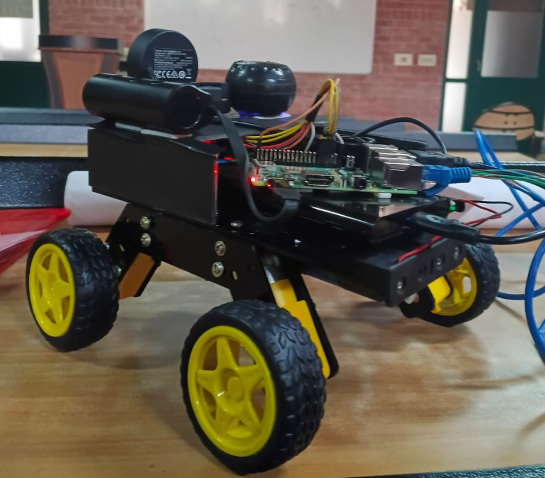
#> input picture Robot_Image1.png, 545 x 478 px, given in place of the camera
$ python camera.py
#> lines starting #> are read from the running program, lines starting #| are printed output that depends on the picture; after the words box and inside, x2 and y2 are one past the last pixel; in counts of white or black regions, pixels touching at a corner belong together
import cv2
import numpy as np

# Open Camera
camera = cv2.VideoCapture(0)

# Check camera
if not camera.isOpened():
    print("Camera not detected")
    exit()

print("Smart Surveillance Camera Started")

while True:

    # Read Frame
    ret, frame = camera.read()
#> frame is the input picture: shape (478, 545, 3); mean B, G, R 78.4, 91.4, 97.9

    if not ret:
        print("Failed to capture frame")
        break

    # Convert to HSV for color detection
    hsv = cv2.cvtColor(frame, cv2.COLOR_BGR2HSV)
#> hsv: shape (478, 545, 3); mean H, S, V 55.5, 82.2, 105.6

    # Red Color Range
    lower_red = np.array([0, 120, 70])
    upper_red = np.array([10, 255, 255])

    # Detect Red Color
    mask = cv2.inRange(hsv, lower_red, upper_red)
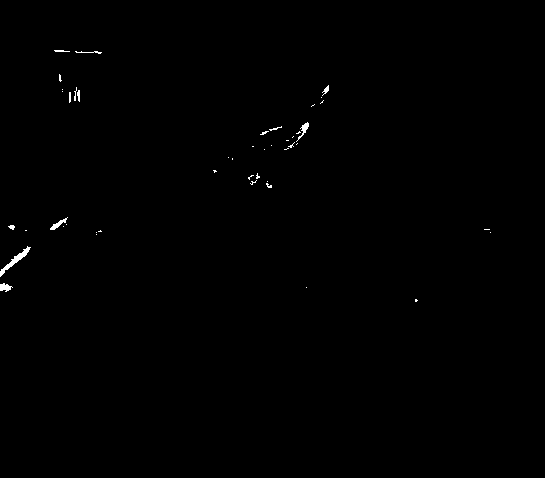
#> mask: shape (478, 545); 0.3% white; 46 white regions (34 under 20 px)

    # Find contours
    contours, _ = cv2.findContours(
        mask,
        cv2.RETR_TREE,
        cv2.CHAIN_APPROX_SIMPLE
    )
#> contours = 46 contours, 42 with area under 20; largest, box (x1, y1, x2, y2) and area: (0, 246, 31, 277) 148, (0, 283, 13, 292) 54, (50, 217, 68, 230) 52, (296, 122, 309, 142) 48

    detected_color = "No Color Detected"

    for contour in contours:

        area = cv2.contourArea(contour)

        if area > 1000:

            x, y, w, h = cv2.boundingRect(contour)

            # Draw Rectangle
            cv2.rectangle(
                frame,
                (x, y),
                (x + w, y + h),
                (0, 0, 255),
                2
            )

            detected_color = "Red Color Detected"

            cv2.putText(
                frame,
                detected_color,
                (x, y - 10),
                cv2.FONT_HERSHEY_SIMPLEX,
                0.7,
                (0, 0, 255),
                2
            )
#> this loop made 46 passes
#> area on passes 3, 4, 14, 34: 53.5, 148, 52.5, 47.5

    # Display Status
    cv2.putText(
        frame,
        "Smart Surveillance Robot",
        (20, 40),
        cv2.FONT_HERSHEY_SIMPLEX,
        1,
        (255, 255, 255),
        2
    )
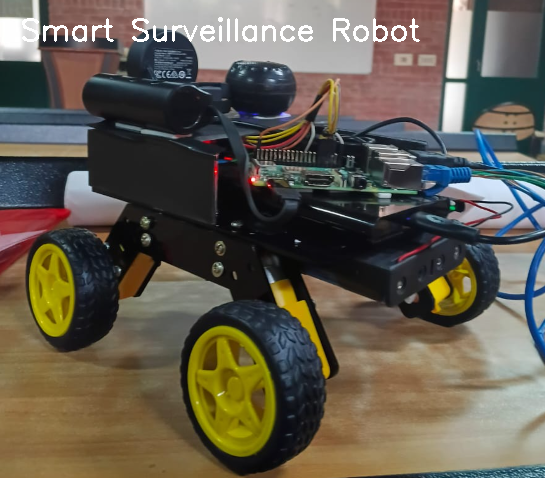
#> frame: shape (478, 545, 3); 1.03% of pixels changed, all inside (x1, y1, x2, y2) = (22, 17, 420, 42)

    # Show Video
    cv2.imshow("Surveillance Camera", frame)

    # Press Q to Exit
    if cv2.waitKey(1) & 0xFF == ord('q'):
#> (key q is pressed here)
        break

# Release Camera
camera.release()

# Close Windows
cv2.destroyAllWindows()

$ run again, on Robot_Image2.png
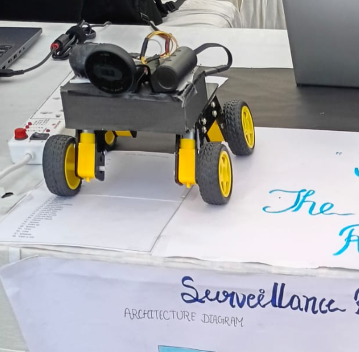
#> input picture Robot_Image2.png, 359 x 352 px, given in place of the camera
#> frame is the input picture: shape (352, 359, 3); mean B, G, R 168.3, 165.4, 165.9
#> hsv: shape (352, 359, 3); mean H, S, V 97.8, 26.3, 175.1
#> `mask = cv2.inRange(hsv, lower_red, upper_red)`:
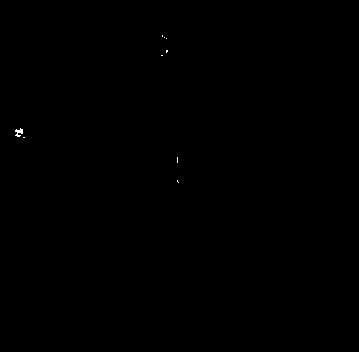
#> mask: shape (352, 359); 0.05% white in thin lines or dots, all inside (x1, y1, x2, y2) = (15, 35, 179, 183)
#> contours = 9 contours, 8 with area under 20; largest, box (x1, y1, x2, y2) and area: (15, 128, 23, 137) 24
#> the loop `for contour in contours: ` made 9 passes
#> area on pass 4: 24
#> `cv2.putText( frame, "Smart Surveillance Robot", (20, 40), cv2.FONT_HER..`:
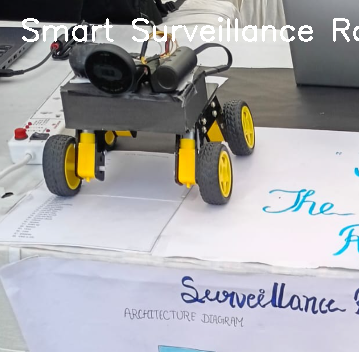
#> frame: shape (352, 359, 3); 1.76% of pixels changed, all inside (x1, y1, x2, y2) = (22, 17, 359, 42)
